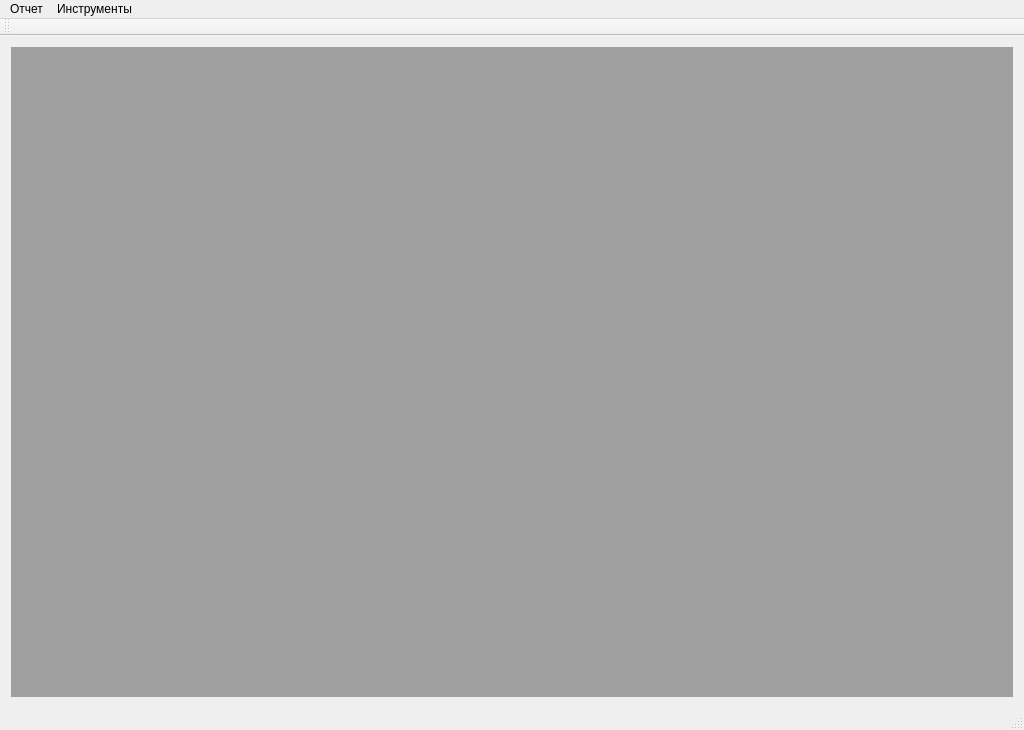
<?xml version="1.0" encoding="UTF-8"?>
<ui version="4.0">
 <class>MainWindow</class>
 <widget class="QMainWindow" name="MainWindow">
  <property name="geometry">
   <rect>
    <x>0</x>
    <y>0</y>
    <width>1024</width>
    <height>730</height>
   </rect>
  </property>
  <property name="windowTitle">
   <string>Расчет себестоимости продукции</string>
  </property>
  <widget class="QWidget" name="centralWidget">
   <layout class="QVBoxLayout" name="verticalLayout">
    <item>
     <widget class="QMdiArea" name="mdiArea">
      <property name="viewMode">
       <enum>QMdiArea::TabbedView</enum>
      </property>
      <property name="documentMode">
       <bool>true</bool>
      </property>
      <property name="tabsClosable">
       <bool>true</bool>
      </property>
     </widget>
    </item>
   </layout>
  </widget>
  <widget class="QMenuBar" name="menuBar">
   <property name="geometry">
    <rect>
     <x>0</x>
     <y>0</y>
     <width>1024</width>
     <height>22</height>
    </rect>
   </property>
   <widget class="QMenu" name="menu">
    <property name="title">
     <string>Отчет</string>
    </property>
    <addaction name="actionImport"/>
    <addaction name="actionOpen"/>
    <addaction name="actionXlsx"/>
    <addaction name="actionExit"/>
   </widget>
   <widget class="QMenu" name="menu_2">
    <property name="title">
     <string>Инструменты</string>
    </property>
    <addaction name="actionCalc"/>
   </widget>
   <addaction name="menu"/>
   <addaction name="menu_2"/>
  </widget>
  <widget class="QToolBar" name="mainToolBar">
   <property name="iconSize">
    <size>
     <width>30</width>
     <height>30</height>
    </size>
   </property>
   <attribute name="toolBarArea">
    <enum>TopToolBarArea</enum>
   </attribute>
   <attribute name="toolBarBreak">
    <bool>false</bool>
   </attribute>
  </widget>
  <widget class="QStatusBar" name="statusBar"/>
  <action name="actionImport">
   <property name="text">
    <string>Загрузить новый из 1С</string>
   </property>
  </action>
  <action name="actionOpen">
   <property name="text">
    <string>Открыть</string>
   </property>
  </action>
  <action name="actionPrint">
   <property name="text">
    <string>Печать</string>
   </property>
  </action>
  <action name="actionExit">
   <property name="text">
    <string>Выход</string>
   </property>
  </action>
  <action name="actionCalc">
   <property name="text">
    <string>Расчет</string>
   </property>
  </action>
  <action name="actionXlsx">
   <property name="text">
    <string>Экспорт в xlsx</string>
   </property>
  </action>
 </widget>
 <layoutdefault spacing="6" margin="11"/>
 <resources/>
 <connections/>
</ui>
